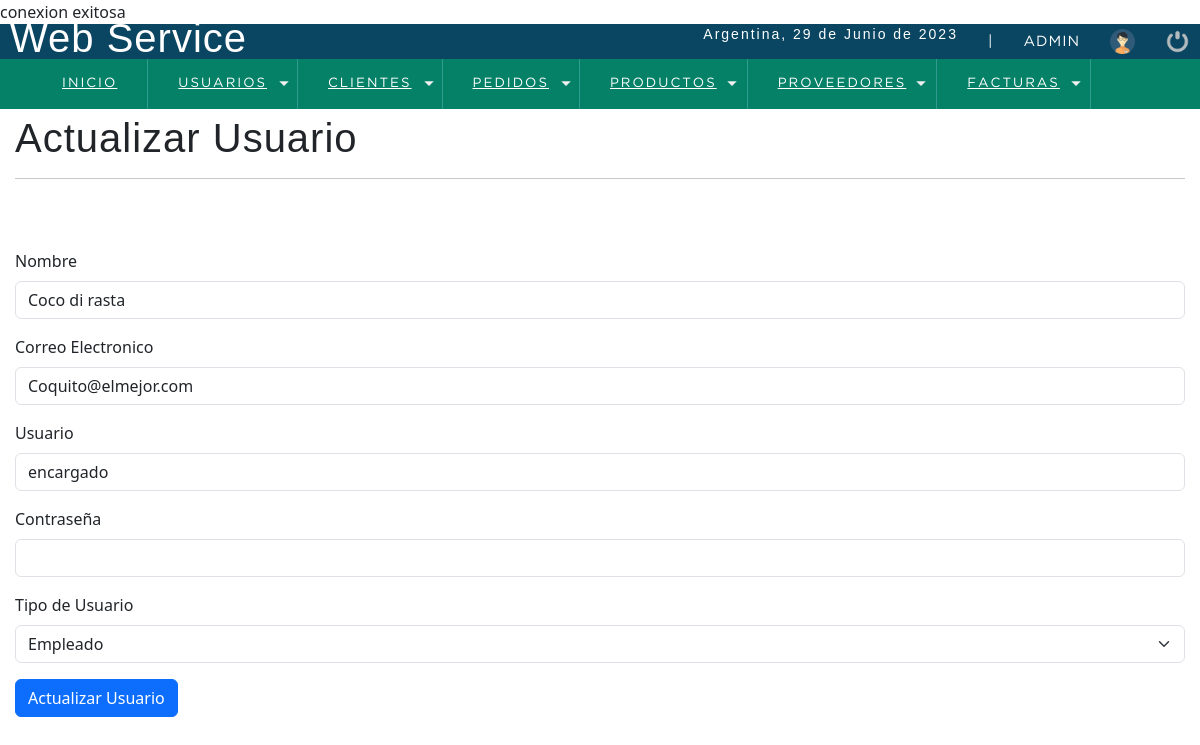
Screenshot of /sistema/editarUsuario.php?id=11 (signed in) with the database file from the repository.
### tables this page shows
CREATE TABLE `usuario` (
  `idusuario` int(11) NOT NULL,
  `nombre` varchar(50) DEFAULT NULL,
  `correo` varchar(100) DEFAULT NULL,
  `usuario` varchar(15) DEFAULT NULL,
  `clave` varchar(100) DEFAULT NULL,
  `rol` int(11) DEFAULT NULL
);

CREATE TABLE `rol` (
  `idrol` int(11) NOT NULL,
  `rol` varchar(20) DEFAULT NULL
);

### sistema/editarUsuario.php (the view, shortened to what this page needs)
<?php
    include "../conexion.php";
    $iduser = $_GET['id'];
    $sql = mysqli_query($conexion, "SELECT u.idusuario, u.nombre, u.correo, u.usuario, (u.rol) as idrol, (r.rol) as rol
                                    FROM usuario u
                                    INNER JOIN rol r
                                    ON u.rol = r.idrol
                                    WHERE idusuario = $iduser");
    if($resultSql = 0){
        header('Location: listaUsuario.php');
    }else{
        $option = '';
        while($data  = mysqli_fetch_array($sql)){
            $nombre  = $data['nombre'];
            $correo  = $data['correo'];
            $usuario = $data['usuario'];
            $idrol   = $data['idrol'];
            $rol     = $data['rol'];
            if($idrol == 1){
                $option ='<option value="'.$idrol.'"select>'.$rol.'</option>';
            }elseif($idrol == 2){
                $option ='<option value="'.$idrol.'"select>'.$rol.'</option>';
            }elseif($idrol == 3){
                $option ='<option value="'.$idrol.'"select>'.$rol.'</option>';
            }
        }
    }
?>
<!DOCTYPE html>
<html lang="en">
<head>
	<?php include "includes/scripts.php";?>
</head>
<body>
	<?php include "includes/header.php";?>
	<section id="container">
		<div class="form_register">
            <h1>Actualizar Usuario</h1>
            <hr>
            <div class="alert"><?php echo isset($alert) ? $alert :''; ?></div>
            <form action="" method="post">
                <div class="mb-3">
                    <label for="nombre" class="form-label">Nombre</label>
                    <input type="text" class="form-control" id="nombre" name="nombre" value="<?php echo $nombre ;?>" aria-describedby="emailHelp">
                </div>
                <div class="mb-3">
                    <label for="correo" class="form-label">Correo Electronico</label>
                    <input type="email" class="form-control" id="correo" name="correo" value="<?php echo $correo ;?>">
                </div>
                <div class="mb-3">
                    <label for="usuario" class="form-label">Usuario</label>
                    <input type="text" class="form-control" id="usuario" name="usuario" value="<?php echo $usuario ;?>">
                </div>
                <div class="mb-3">
                    <label for="clave" class="form-label">Contraseña</label>
                    <input type="password" class="form-control" id="clave" name="clave">
                </div>
                <div class="mb-3">
                    <label for="rol" class="form-label">Tipo de Usuario</label>
                    <select name="rol" id="rol" class="form-select" aria-label="Default select example">
                        <?php
                            echo $option;
                        ?>
                    </select>
                </div>
                <input type="submit" class="btn btn-primary" value="Actualizar Usuario"></input>
            </form>
        </div>
	</section>
</body>
</html>

### sistema/css/style.css (style rules this page uses)
* { margin: 0; padding: 0; box-sizing: border-box; }
body { background: #ededed; }
h1, h2, h3, h4, h5, h6 { font-family: 'arial'; font-weight: bold; letter-spacing: 1px; }
h1 { font-size: 26px; }
#container { padding: 90px 15px 15px; }
.alert { color: #31f1ae; width: 100%; background: #66e07d66; border-radius: 6px; margin: 20px auto; }

### rows the page displays
usuario: nombre "Coco di rasta", correo "Coquito@elmejor.com", usuario "encargado", rol "Empleado"

### other values shown
fechaC() "29 de Junio de 2023"
$_SESSION['user'] "ADMIN"
